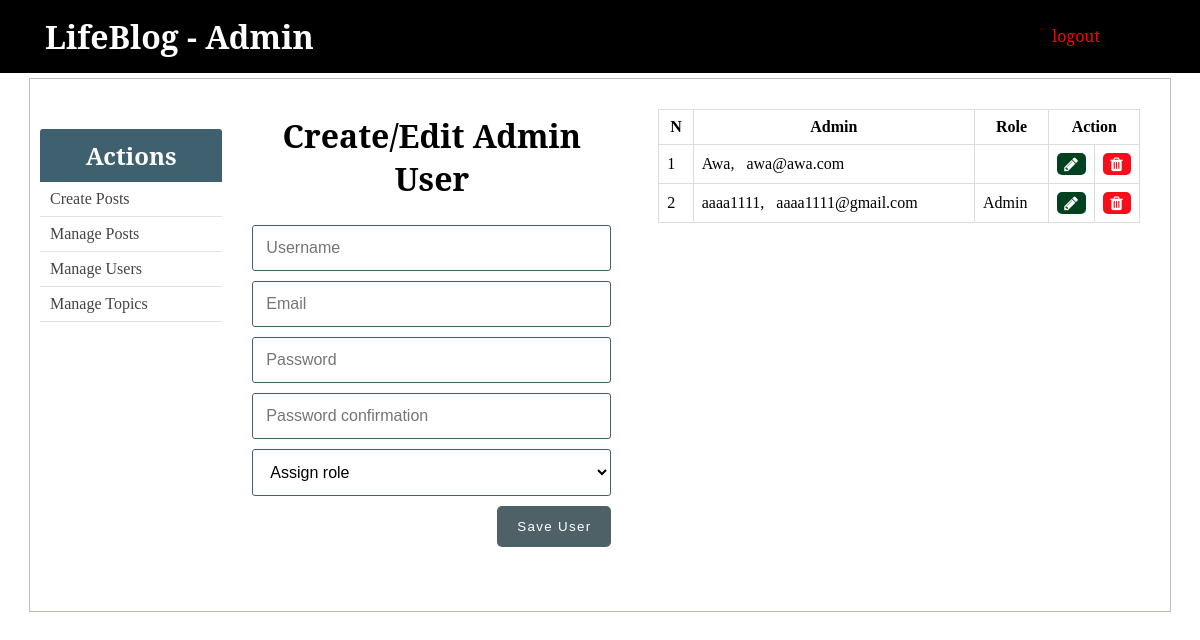
/admin/users.php, run on the app's committed database.
### tables this page shows
CREATE TABLE `users` (
  `id` int(11) NOT NULL,
  `username` varchar(255) NOT NULL,
  `email` varchar(255) NOT NULL,
  `role` enum('Author','Admin') DEFAULT NULL,
  `password` varchar(255) NOT NULL,
  `created_at` timestamp NULL DEFAULT CURRENT_TIMESTAMP,
  `updated_at` timestamp NULL DEFAULT NULL
);

### admin/includes/admin_functions.php (called while the page is built, shortened)
<?php
$isEditingUser = false;
$username = "";
$email = "";
function getAdminUsers(){
	global $conn, $roles;
	$sql = "SELECT * FROM users WHERE role IS NOT NULL";
	$result = mysqli_query($conn, $sql);
	$users = mysqli_fetch_all($result, MYSQLI_ASSOC);
	return $users;
}
?>

### admin/users.php (the view, shortened to what this page needs)
<?php  include('../config.php'); ?>
<?php  include(ROOT_PATH . '/admin/includes/admin_functions.php'); ?>
<?php
	$admins = getAdminUsers();
?>
<?php include(ROOT_PATH . '/admin/includes/head_section.php'); ?>
</head>
<body>
	<?php include(ROOT_PATH . '/admin/includes/navbar.php') ?>
	<div class="container content">
		<?php include(ROOT_PATH . '/admin/includes/menu.php') ?>
		<div class="action">
			<h1 class="page-title">Create/Edit Admin User</h1>
			<form method="post" action="<?php echo BASE_URL . 'admin/users.php'; ?>" >
				<input type="text" name="username" value="<?php echo $username; ?>" placeholder="Username">
				<input type="email" name="email" value="<?php echo $email ?>" placeholder="Email">
				<input type="password" name="password" placeholder="Password">
				<input type="password" name="passwordConfirmation" placeholder="Password confirmation">
				<select name="role">
					<option value="" selected disabled>Assign role</option>
				</select>
				<?php if ($isEditingUser === true): ?>
					<button type="submit" class="btn" name="update_admin">UPDATE</button>
				<?php else: ?>
					<button type="submit" class="btn" name="create_admin">Save User</button>
				<?php endif ?>
			</form>
		</div>
		<div class="table-div">
			<?php if (empty($admins)): ?>
				<h1>No admins in the database.</h1>
			<?php else: ?>
				<table class="table">
					<thead>
						<th>N</th>
						<th>Admin</th>
						<th>Role</th>
						<th colspan="2">Action</th>
					</thead>
					<tbody>
					<?php foreach ($admins as $key => $admin): ?>
						<tr>
							<td><?php echo $key + 1; ?></td>
							<td>
								<?php echo $admin['username']; ?>, &nbsp;
								<?php echo $admin['email']; ?>
							</td>
							<td><?php echo $admin['role']; ?></td>
							<td>
								<a class="fa fa-pencil btn edit"
									href="users.php?edit-admin=<?php echo $admin['id'] ?>">
								</a>
							</td>
							<td>
								<a class="fa fa-trash btn delete"
								    href="users.php?delete-admin=<?php echo $admin['id'] ?>">
								</a>
							</td>
						</tr>
					<?php endforeach ?>
					</tbody>
				</table>
			<?php endif ?>
		</div>
	</div>
</body>
</html>

### css/admin_styling.css (style rules this page uses)
* { margin: 0px; padding: 0px; }
a { text-decoration: none; }
h1, h2, h3, h4, h5, h6 { font-family: 'Noto Serif', serif; }
form { width: 60%; margin: 5px auto; padding-bottom: 50px; }
form input[type=file], input[type=email], input[type=password], input[type=text], form select, form textarea { width: 100%; display: block; padding: 13px 13px; font-size: 1em; margin: 5px auto 10px; border-radius: 3px; box-sizing : border-box; background: transparent; border: 1px solid #3E606F; }
form button { float: right; margin-left: 24%; }
table { border-collapse: collapse; width: 70%; margin: 20px auto; }
th, td { padding: 8px; text-align: left; border: 1px solid #ddd; }
th { text-align: center; }
.btn { color: white; background: #4E6166; text-align: center; border: none; border-radius: 5px; display: block; letter-spacing: .1em; padding: 13px 20px; text-decoration: none; }
.container { width: 95%; margin: 5px auto 50px; border: 1px solid #BFBCB3; padding: 10px 0px 50px; }
.container:after { content: ""; display: block; clear: both; }
.container.content .action { width: 35%; float: left; text-align: center; }
.container.content .action form { width: 90%; }
.container.content .action .page-title { margin: 25px; }
.table-div { float: left; width: 47%; }
.table-div table { width: 90%; }
.table-div a.fa { color: white; padding: 3px; }
.table-div .edit { background: #004220; }
.table-div .delete { background: #F70E1A; }

### data on the page
users: username "Awa", email "awa@awa.com"
users: username "aaaa1111", email "aaaa1111@gmail.com", role "Admin"
